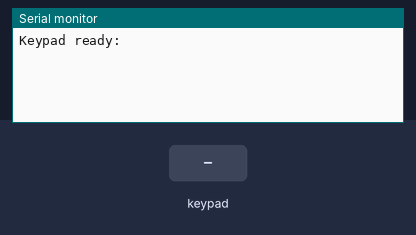
Bench run of a sketch on a simulated Arduino Uno, built with avr-gcc and run on an emulated ATmega328P. On the bench: the last lines printed to the serial monitor. Wiring (inferred from the names in the program): 4×3 keypad with keys 1 2 3 4 5 6 7 8 9 * 0 #: rows pin 2, pin 3, pin 4, pin 5; columns pin 6, pin 7, pin 8. Inputs (shaded band) come from the test bench.

Above: at 1.2 s.
1.3 s: key '1' pressed
At 1.8 s:
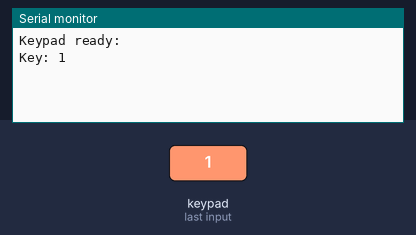
2.8 s: keypad keys 2 3 4 5 # pressed 0.4 s apart
At 5.4 s:
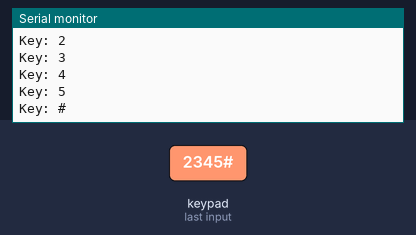
6.3 s: key '*' pressed
At 6.8 s:
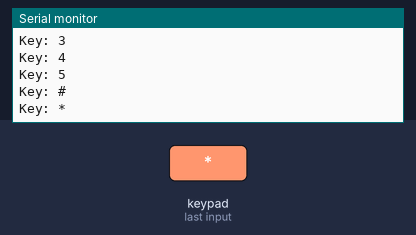
7.8 s: keypad keys 6 7 8 pressed 0.4 s apart
At 9.8 s:
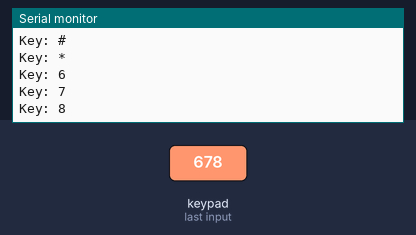
Timing chart, 0 to 11.3 s (numbered marks = the images above; inputs shaded):
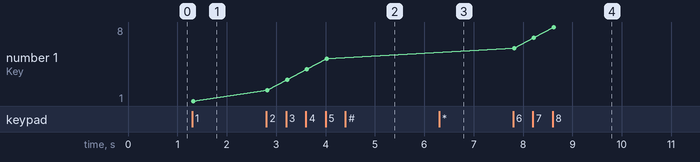

The sketch:

keypad_verification.ino
```cpp
  //Using defines
  #define ROW_NUM 4
  #define COL_NUM 3
  #define DELAY_T 5
  #define SERIAL_B 9600
 int pinRows[ROW_NUM]= {2, 3, 4, 5}; //Setting up pins to be used for the columns
 int pinCols[COL_NUM]= {6, 7, 8}; //Setting up pins to be used for the rows

 char KEYMAP[ROW_NUM][COL_NUM] = {
                        {'1', '2', '3'}, //main matrix used to return values to the keypad
                        {'4', '5', '6'},
                        {'7', '8', '9'},
                        {'*', '0', '#'}
                        };


char scan_keypad_once(){
  //row = i
  //col = j
  for (int i=0; i < ROW_NUM; ++i){
    digitalWrite(pinRows[i], HIGH); //Setting all the row pins to HIGH
  }

  for (int i = 0; i < ROW_NUM; ++i){ //Start a scan for each row
    digitalWrite(pinRows[i],LOW); //Start every row set at 0
    delayMicroseconds(DELAY_T); //CHECK
    for (int j = 0; j < COL_NUM; j++){
      if(digitalRead(pinCols[j]) == LOW){ //if 0,
        digitalWrite(pinRows[i], HIGH); //Then set pin to HIGH (1)
        return KEYMAP[i][j];
      } //end of IF loop
    } //end of FOR LOOP
    digitalWrite(pinRows[i],HIGH); //Restoring row to HIGH
  }//end of FOR loop
return '\0';
}//end of function loop

char get_key(){
  static bool buttonPressed = false; //Boolean variable to determine if a button is pressed
  char scan = scan_keypad_once();
  if(scan != '\0' && !buttonPressed){
    buttonPressed = true;
    delay(20);
    if(scan_keypad_once() == scan){
      return scan;
    }
  }

  if(scan == '\0'){ //if the keypad returns NULL character
    buttonPressed = false; //This means button is released
  }

return '\0';

} //end of function loop

void setup(){ //This function sets the rows to HIGH inputs and the columns to outputs
    // put your setup code here, to run once:
  Serial.begin(SERIAL_B); //Using a baud rate of 9600 bps

  for (int row = 0; row < ROW_NUM; ++row){
    pinMode(pinRows[row], OUTPUT); //Setting the rows to become outputs
    digitalWrite(pinRows[row], HIGH); //Making these rows high
  }

  for(int col = 0; col < COL_NUM; ++col){
    pinMode(pinCols[col], INPUT_PULLUP);//Setting the columns to becomes
  }
  Serial.println("Keypad ready:");
}

void loop() {
  // put your main code here, to run repeatedly:
char key = get_key();
if(key != '\0'){
  Serial.print("Key: " );
  Serial.println(key);
}
}
```

Measured:
- after the input at 1.3 s, the serial monitor: prints a new line at once (image 1)
- after the input at 2.8 s, the serial monitor: prints a new line at once (image 2)
- after the input at 6.3 s, the serial monitor: prints a new line at once (image 3)
- after the input at 7.8 s, the serial monitor: prints a new line at once (image 4)
- plotted number 1: 1 → 5 after the input at 2.8 s, 5 → 8 after the input at 7.8 s
